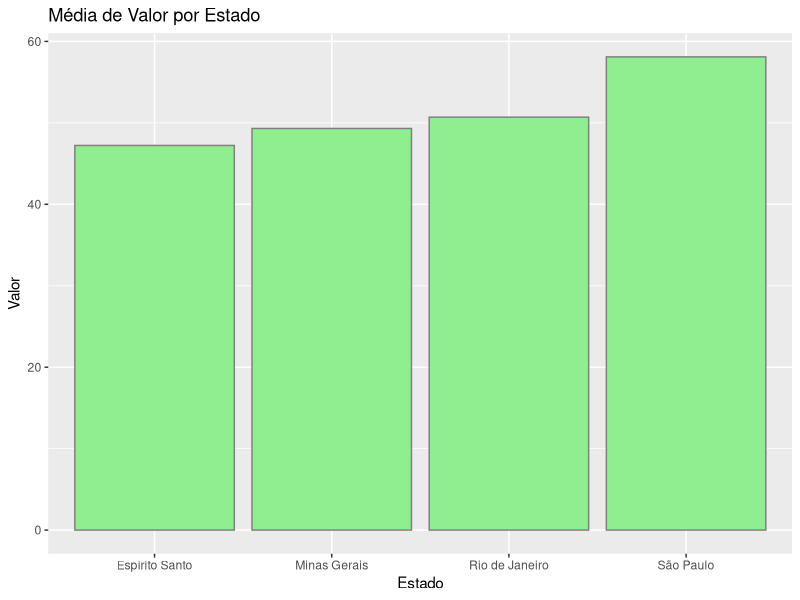

Write the R code that produced this figure.
# Estatística Básica
#Parte 1 - Medidas de Posição

# Definiindo a pasta de trabalho
#  o caminho abaixo pela pasta do seu computador

setwd("C:/Jean/Arquivos/Educacional/Data Science Academy/Curso Power BI para Data Science/Cap12")

getwd()

# Carregando o Dataset

vendas <- read.csv("Vendas.csv", fileEncoding = "windows-1252")

# Resumo do Dataset

View(vendas)
str(vendas)
summary(vendas$Valor)
summary(vendas$Custo)

#Média
?mean
mean(vendas$Valor)
mean(vendas$Custo)

#Media Ponderada
?weighted.mean

weighted.mean(vendas$Valor, w = vendas$Custo )

#Mediana
?median

median(vendas$Valor)
median(vendas$Custo)

# Moda

moda <- function(v){
  valor_unico <- unique(v)
  valor_unico[which.max(tabulate(match(v, valor_unico)))]
  }

# obtendo a moda

resultado <- moda(vendas$Valor)
print(resultado)

resultado_custo <- moda(vendas$Custo)
print(resultado_custo)

#Criando Gráfico de Média de Valor por Estado com ggplot2

install.packages("ggplot2")
library(ggplot2)

# cria o gráfico

ggplot(vendas) + stat_summary(aes(x= Estado, y= Valor),
                              fun=mean,
                              geom="bar",
                              fill="lightgreen",
                              col= "grey50") +
  labs(title="Média de Valor por Estado")
                              
                          






